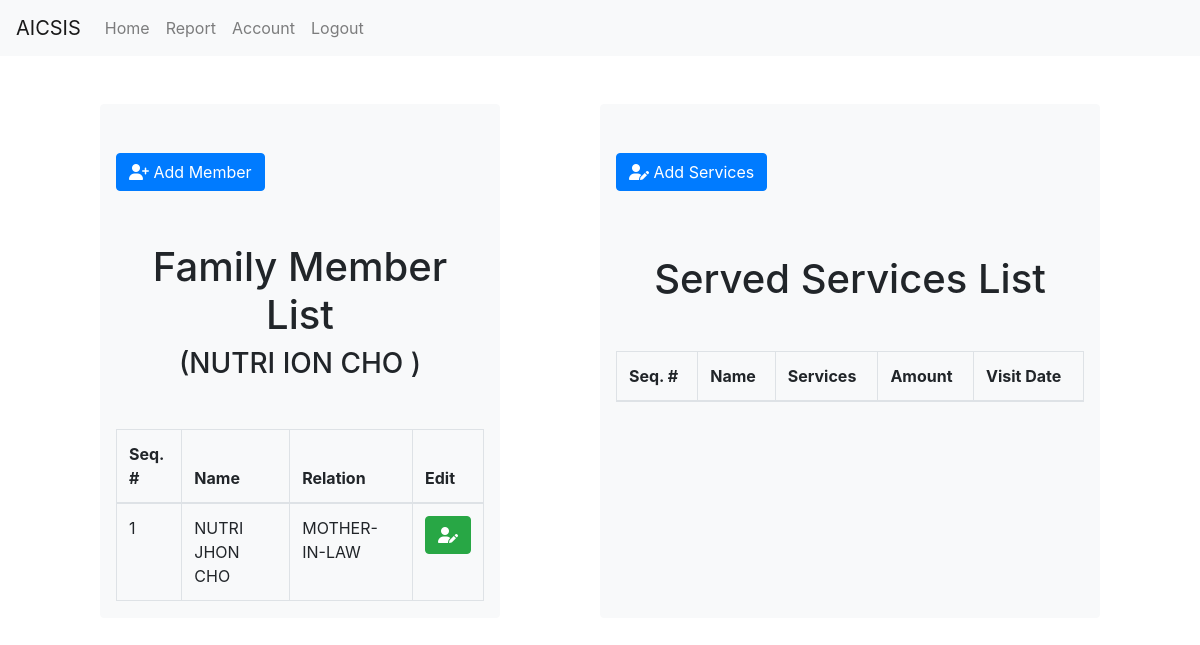
Screenshot of /staff/view_client.php?view_client=49 (signed in) with the database file from the repository.
### tables this page shows
CREATE TABLE `tbl_client` (
  `id` int(11) NOT NULL,
  `lname` varchar(255) NOT NULL,
  `fname` varchar(255) NOT NULL,
  `mname` varchar(255) NOT NULL,
  `suffix` varchar(255) DEFAULT NULL,
  `head_family_id` int(11) DEFAULT NULL,
  `age` varchar(3) DEFAULT NULL,
  `relation` varchar(200) NOT NULL,
  `address` varchar(255) NOT NULL,
  `date_created` datetime(5) NOT NULL DEFAULT current_timestamp(5)
);

### staff/view_client.php (the view, shortened to what the rows shown need)
<?php
    include('../include/header.php');
    include('../security.php');
    include '../include/validate.php';
    $client_id = "";
?>
        <?php
     if (isset($_POST['btn_view_client'])){
        $client_id1 = mysqli_real_escape_string($connection, check_input($_POST['view_client']));
        $client_id2 = mysqli_real_escape_string($connection, check_input($_POST['view_client1']));
        if(empty($client_id2) and  !empty($client_id1)){
            $client_id = $client_id1;
        }else{
            $client_id = $client_id2;
        }
        ?>
        <div class="container-fluid">
            <div class="row mt-5">
                <div class="col-1"></div>
                        <div class="col-4 bg-light border border-light rounded">
                            <?php
                                if (isset($_SESSION['success']) && $_SESSION['success'] !=''){
                                    echo '<div class="p-3 mb-2 bg-success text-white mt-5" id="message"> '.htmlspecialchars($_SESSION['success']).'</div>';
                                    unset($_SESSION['success']);
                                }
                                if (isset($_SESSION['failed']) && $_SESSION['failed'] !=''){
                                    echo '<div class="p-3 mb-2 bg-danger text-white mt-5" id="message"> '.htmlspecialchars($_SESSION['failed']).'</div>';
                                    unset($_SESSION['failed']);
                                }
                            ?>
                            <button type="button" class="btn btn-primary mb-5 mt-5" id="add_member" data-toggle="modal" data-target="#staticBackdrop2" data-id1="<?php echo htmlspecialchars($client_id); ?>" >
                                <i class="fa fa-user-plus"></i> Add Member
                            </button>
                                <h1 class="text-center mt-1"> Family Member List</h1>
                                    <?php
                                        $query5 = "SELECT * FROM tbl_client WHERE id = '$client_id' LIMIT 1";
                                        $query_run5 = mysqli_query($connection,$query5);
                                        foreach($query_run5 as $row5){
                                            ?>
                                                <h3 class="text-center" style="text-transform: uppercase;">(<?php echo htmlspecialchars($row5['lname'] . " " . $row5['fname'] . " " . $row5['mname'] . " " . $row5['suffix']) ?>)</h3>
                                            <?php
                                        }
                                    ?>
                            <div class="table-responsive mt-5">
                                <table class="table table-bordered stripe" id="dataTable2" width="100%" cellspacing="0">
                                    <thead>
                                        <tr>
                                            <th> Seq. # </th>
                                            <!-- <th> ID # </th>
                                            <th> Family ID </th> -->
                                            <th> Name </th>
                                            <th> Relation </th>
                                            <th> Edit </th>
                                        </tr>
                                    </thead>
                                    <tbody>
                                        <?php
                                            $query = "SELECT * FROM tbl_client WHERE head_family_id = '$client_id'";
                                            $query_run = mysqli_query($connection,$query);
                                        ?>
                                            <?php
                                                $seq = 1;
                                                if (mysqli_num_rows($query_run) > 0){
                                                    while($row = mysqli_fetch_assoc($query_run)){
                                            ?>
                                                        <tr style="text-transform: capitalize;">
                                                            <td><?php echo htmlspecialchars($seq++); ?> </td>
                                                            <!-- <td><?php  ?> </td>
                                                            <td><?php  ?> </td> -->
                                                            <td style="text-transform: uppercase;"><?php echo htmlspecialchars($row['lname']." ".$row['fname']. " " .$row['mname']). " " .$row['suffix']; ?> </td>
                                                            <td style="text-transform: uppercase;"><?php echo htmlspecialchars($row['relation']); ?> </td>
                                                            <td>
                                                                <button type="button" class="btn btn-success btn-circle"  id="edit_member" data-toggle="modal" data-target="#staticBackdrop4" data-id1="<?php echo htmlspecialchars($row['id']); ?>"  data-id2="<?php echo htmlspecialchars($row['lname']); ?>" data-id3="<?php echo htmlspecialchars($row['fname']); ?>" data-id4="<?php echo htmlspecialchars($row['mname']); ?>" data-id5="<?php echo htmlspecialchars($row['suffix']); ?>" data-id6="<?php echo htmlspecialchars($row['relation']); ?>" data-id7="<?php echo htmlspecialchars($row['head_family_id']); ?>">
                                                                    <i class="fas fa-user-edit"></i>
                                                                </button>
                                                            </td>
                                                        </tr>
                                                                <?php
                                                    }
                                                }else {
                                                }
                                                        ?>
                                    </tbody>
                                </table>
                            </div>
                        </div>
                        <div class="col-1"></div>
                        <div class="col-5 bg-light border border-light rounded">
                            <form action="add_services.php" method="post">
                                <input type="hidden" name="edit_services_client_id" value="<?php echo htmlspecialchars($client_id); ?>">
                                <button  type="submit" name="btn_addservices" class="btn btn-primary mb-5 mt-5"><i class="fas fa-user-edit"></i> Add Services</button>
                            </form>
                                <h1 class="text-center mt-3"> Served Services List</h1>
                            <div class="table-responsive mt-5">
                                <table class="table table-bordered stripe" id="dataTable3" width="100%" cellspacing="0">
                                    <thead>
                                        <tr>
                                        <th> Seq. # </th>
                                        <th> Name </th>
                                        <th> Services </th>
                                        <th> Amount </th>
                                        <th> Visit Date </th>
                                        </tr>
                                    </thead>
                                    <tbody>
                                        <?php
                                            $query1 = "SELECT tbl_client.id AS ID, tbl_client.lname, tbl_client.fname, tbl_client.mname, tbl_client.suffix, tbl_client.head_family_id, tbl_client.relation,
                                            tbl_services.id AS SID, tbl_services.client_id, tbl_services.member_id, tbl_services.services, tbl_services.amount, tbl_services.date_created
                                            FROM tbl_client
                                            INNER JOIN tbl_services ON tbl_client.id = tbl_services.member_id WHERE tbl_services.client_id = '$client_id'
                                            GROUP BY tbl_services.date_created ORDER BY tbl_services.id DESC;";
                                            $query_run1 = mysqli_query($connection,$query1);
                                        ?>
                                            <?php
                                                $seq1 = 1;
                                                if (mysqli_num_rows($query_run1) > 0){
                                                    while($row1 = mysqli_fetch_assoc($query_run1)){
                                            ?>
                                                        <tr style="text-transform: uppercase;">
                                                            <td><?php echo htmlspecialchars($seq1++); ?> </td>
                                                            <td>
                                                                <?php
                                                                     echo htmlspecialchars($row1['lname'] . " " . $row1['fname'] . " " . $row1['mname'] . " " . $row1['suffix']);
                                                                ?>
                                                            </td>
                                                            <td><?php echo htmlspecialchars($row1['services']); ?> </td>
                                                            <td><?php echo htmlspecialchars($row1['amount']); ?> </td>
                                                            <td><?php echo htmlspecialchars($row1['date_created']); ?> </td>
                                                        </tr>
                                                        <?php
                                                    }
                                                }else {
                                                }
                                                        ?>
                                    </tbody>
                                </table>
                            </div>
                        </div>
                        <div class="col-1"></div>
            </div>
        </div>
        <?php
    }else{
        if (isset($_GET['view_client'])){
        $client_id = mysqli_real_escape_string($connection, check_input($_GET['view_client']));
        ?>
        <div class="container-fluid">
            <div class="row mt-5">
                        <div class="col-4 bg-light border border-light rounded">
                            <button type="button" class="btn btn-primary mb-5 mt-5" id="add_member" data-toggle="modal" data-target="#staticBackdrop2" data-id1="<?php echo htmlspecialchars($client_id); ?>" >
                                <i class="fa fa-user-plus"></i> Add Member
                            </button>
                                <h1 class="text-center mt-1"> Family Member List</h1>
                                <?php
                                        $query5 = "SELECT * FROM tbl_client WHERE id = '$client_id' LIMIT 1";
                                        $query_run5 = mysqli_query($connection,$query5);
                                        foreach($query_run5 as $row5){
                                            ?>
                                                <h3 class="text-center" style="text-transform: uppercase;">(<?php echo htmlspecialchars($row5['lname'] . " " . $row5['fname'] . " " . $row5['mname'] . " " . $row5['suffix']) ?>)</h3>
                                            <?php
                                        }
                                    ?>
                            <div class="table-responsive mt-5">
                                <table class="table table-bordered stripe" id="dataTable2" width="100%" cellspacing="0">
                                    <thead>
                                        <tr>
                                            <th> Seq. # </th>
                                            <th> Name </th>
                                            <th> Relation </th>
                                            <th> Edit </th>
                                        </tr>
                                    </thead>
                                    <tbody>
                                        <?php
                                            $query = "SELECT * FROM tbl_client WHERE head_family_id = '$client_id'";
                                            $query_run = mysqli_query($connection,$query);
                                        ?>
                                            <?php
                                                $seq = 1;
                                                if (mysqli_num_rows($query_run) > 0){
                                                    while($row = mysqli_fetch_assoc($query_run)){
                                            ?>
                                                        <tr style="text-transform: uppercase;">
                                                            <td><?php echo htmlspecialchars($seq++); ?> </td>
                                                            <td><?php echo htmlspecialchars($row['lname']." ".$row['fname']. " " .$row['mname']). " " .$row['suffix']; ?> </td>
                                                            <td><?php echo htmlspecialchars($row['relation']); ?> </td>
                                                            <td width="2%">
                                                                <button type="button" class="btn btn-success btn-circle"  id="edit_member" data-toggle="modal" data-target="#staticBackdrop4" data-id1="<?php echo htmlspecialchars($row['id']); ?>"  data-id2="<?php echo htmlspecialchars($row['lname']); ?>" data-id3="<?php echo htmlspecialchars($row['fname']); ?>" data-id4="<?php echo htmlspecialchars($row['mname']); ?>" data-id5="<?php echo htmlspecialchars($row['suffix']); ?>" data-id6="<?php echo htmlspecialchars($row['relation']); ?>" data-id7="<?php echo htmlspecialchars($row['head_family_id']); ?>">
                                                                    <i class="fas fa-user-edit"></i>
                                                                </button>
                                                            </td>
                                                        </tr>
                                                                <?php
                                                    }
                                                }else {
                                                }
                                                        ?>
                                    </tbody>
                                </table>
                            </div>
                        </div>
                        <div class="col-5 bg-light border border-light rounded">
                                <h1 class="text-center mt-3"> Served Services List</h1>
                            <div class="table-responsive mt-5">
                                <table class="table table-bordered stripe" id="dataTable3" width="100%" cellspacing="0">
                                    <thead>
                                        <tr>
                                        <th> Seq. # </th>
                                        <th> Name </th>
                                        <th> Services </th>
                                        <th> Amount </th>
                                        <th> Visit Date </th>
                                        </tr>
                                    </thead>
                                </table>
                            </div>
                        </div>
            </div>
        </div>
        <?php
        }
    }
    ?>
<?php
    include('footer.php');
?>

### rows the page displays
tbl_client: lname+fname+mname "NUTRI ION CHO"
tbl_client: lname+fname+mname "NUTRI JHON CHO", relation "MOTHER-IN-LAW"
